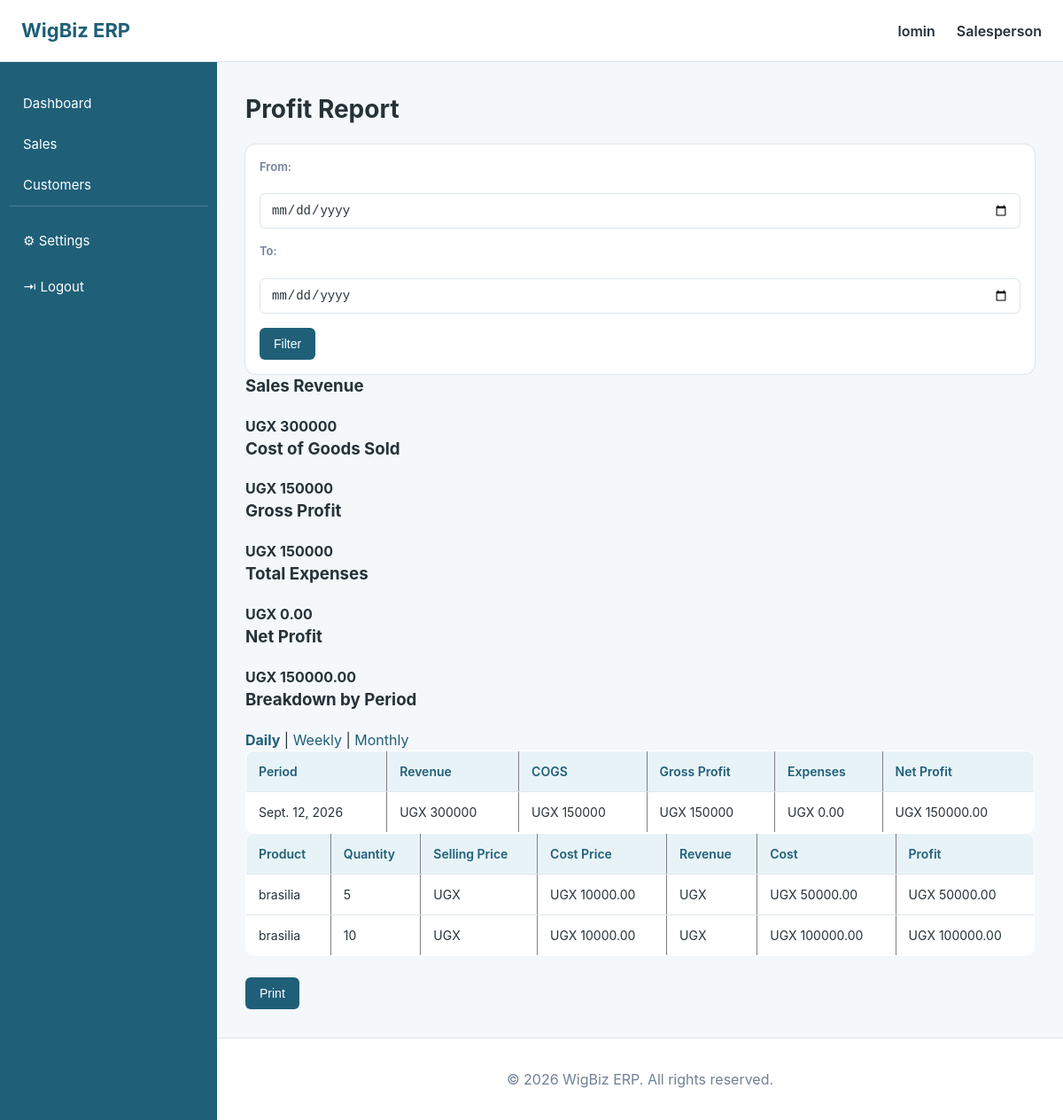
/reports/profit/ (signed in), run on the app's committed database.
### accounts/models.py (models this page shows, shortened)
class User(AbstractUser):
    phone = models.CharField(max_length=20, blank=True)
    role = models.ForeignKey(
        Role,
        on_delete=models.SET_NULL,
        null=True,
        blank=True,
        related_name="users",
    )
    created_at = models.DateTimeField(auto_now_add=True)

class Role(models.Model):
    name = models.CharField(max_length=50, unique=True)
    description = models.TextField(blank=True)
    created_at = models.DateTimeField(auto_now_add=True)

### sales/models.py (models this page shows, shortened)
class SaleItem(models.Model):
    sale = models.ForeignKey(Sale, on_delete=models.CASCADE, related_name="items")
    product = models.ForeignKey(Product, on_delete=models.PROTECT)
    quantity = models.IntegerField(validators=[MinValueValidator(1)])
    selling_price = models.DecimalField(max_digits=12, decimal_places=2)
    @property
    def line_total(self):
        return self.quantity * self.selling_price
    @property
    def line_cost(self):
        return self.quantity * self.product.cost_price
    @property
    def line_profit(self):
        return self.line_total - self.line_cost

### products/models.py (models this page shows, shortened)
class Product(models.Model):
    category = models.ForeignKey(Category, on_delete=models.PROTECT, related_name="products")
    brand = models.ForeignKey(Brand, on_delete=models.PROTECT, related_name="products")
    product_code = models.CharField(max_length=50, unique=True)
    barcode = models.CharField(max_length=100, unique=True, blank=True, null=True)
    name = models.CharField(max_length=200)
    description = models.TextField(blank=True)
    hair_type = models.CharField(max_length=50, blank=True)
    texture = models.CharField(max_length=50, blank=True)
    length = models.IntegerField(null=True, blank=True)
    color = models.CharField(max_length=50, blank=True)
    cost_price = models.DecimalField(max_digits=10, decimal_places=2)
    selling_price = models.DecimalField(max_digits=10, decimal_places=2)
    reorder_level = models.IntegerField(default=5)
    image = models.ImageField(upload_to="products/", blank=True, null=True)
    status = models.BooleanField(default=True)
    created_at = models.DateTimeField(auto_now_add=True)
    updated_at = models.DateTimeField(auto_now=True)

### reports/views.py (the view)
@login_required
def profit_report(request):
    sale_items = SaleItem.objects.select_related("sale", "product").filter(
        sale__status=Sale.Status.COMPLETED
    )
    date_from_raw = request.GET.get("date_from", "").strip()
    date_to_raw = request.GET.get("date_to", "").strip()
    date_from = parse_date_or_none(date_from_raw)
    date_to = parse_date_or_none(date_to_raw)
    if date_from:
        sale_items = sale_items.filter(sale__sale_date__date__gte=date_from)
    if date_to:
        sale_items = sale_items.filter(sale__sale_date__date__lte=date_to)
    revenue, cost, gross_profit = get_gross_profit(sale_items)
    total_expenses = get_total_expenses(date_from, date_to)
    net_profit = gross_profit - total_expenses
    period_type = get_period_type(request)
    trunc = get_trunc_function(period_type, 'sale__sale_date')
    profit_breakdown = list(
        sale_items.annotate(period=trunc)
        .values('period')
        .annotate(
            revenue=Sum(
                ExpressionWrapper(
                    F('quantity') * F('selling_price'),
                    output_field=DecimalField(max_digits=14, decimal_places=2),
                )
            ),
            cost=Sum(
                ExpressionWrapper(
                    F('quantity') * F('product__cost_price'),
                    output_field=DecimalField(max_digits=14, decimal_places=2),
                )
            ),
        )
        .order_by('period')
    )
    expenses_by_period = {
        row['period']: row['total_expenses']
        for row in get_expenses_breakdown(period_type, date_from, date_to)
    }
    for row in profit_breakdown:
        row['gross_profit'] = (row['revenue'] or ZERO) - (row['cost'] or ZERO)
        row['expenses'] = expenses_by_period.get(row['period'], ZERO)
        row['net_profit'] = row['gross_profit'] - row['expenses']
    context = {
        "sale_items": sale_items,
        "date_from": date_from_raw,
        "date_to": date_to_raw,
        "revenue": revenue,
        "cost": cost,
        "gross_profit": gross_profit,
        "total_expenses": total_expenses,
        "net_profit": net_profit,
        "period_type": period_type,
        "profit_breakdown": profit_breakdown,
        "querystring": build_querystring(request, exclude=["period"]),
    }
    return render(request, "reports/profit_report.html", context)

### templates/reports/profit_report.html (shortened to what this page needs)
{% extends "base.html" %}
{% block content %}
<h1>Profit Report</h1>
<form method="GET">
    <label>From:</label>
    <input type="date" name="date_from" value="{{ date_from }}">
    <label>To:</label>
    <input type="date" name="date_to" value="{{ date_to }}">
    <button type="submit">Filter</button>
</form>
<div><h3>Sales Revenue</h3><strong>UGX {{ revenue }}</strong></div>
<div><h3>Cost of Goods Sold</h3><strong>UGX {{ cost }}</strong></div>
<div><h3>Gross Profit</h3><strong>UGX {{ gross_profit }}</strong></div>
<div><h3>Total Expenses</h3><strong>UGX {{ total_expenses }}</strong></div>
<div><h3>Net Profit</h3><strong>UGX {{ net_profit }}</strong></div>
<h3>Breakdown by Period</h3>
<div>
    <a href="?{{ querystring }}&period=daily">{% if period_type == "daily" %}<strong>Daily</strong>{% else %}Daily{% endif %}</a> |
    <a href="?{{ querystring }}&period=weekly">{% if period_type == "weekly" %}<strong>Weekly</strong>{% else %}Weekly{% endif %}</a> |
    <a href="?{{ querystring }}&period=monthly">{% if period_type == "monthly" %}<strong>Monthly</strong>{% else %}Monthly{% endif %}</a>
</div>
<table border="1" cellpadding="8">
    <thead>
        <tr>
            <th>Period</th><th>Revenue</th><th>COGS</th>
            <th>Gross Profit</th><th>Expenses</th><th>Net Profit</th>
        </tr>
    </thead>
    <tbody>
        {% for row in profit_breakdown %}
        <tr>
            <td>{{ row.period }}</td>
            <td>UGX {{ row.revenue|default:0 }}</td>
            <td>UGX {{ row.cost|default:0 }}</td>
            <td>UGX {{ row.gross_profit }}</td>
            <td>UGX {{ row.expenses }}</td>
            <td>UGX {{ row.net_profit }}</td>
        </tr>
        {% empty %}
        <tr><td colspan="6">No data for this period.</td></tr>
        {% endfor %}
    </tbody>
</table>
<table border="1" cellpadding="8">
    <thead>
        <tr>
            <th>Product</th><th>Quantity</th><th>Selling Price</th>
            <th>Cost Price</th><th>Revenue</th><th>Cost</th><th>Profit</th>
        </tr>
    </thead>
    <tbody>
        {% for item in sale_items %}
        <tr>
            <td>{{ item.product.name }}</td>
            <td>{{ item.quantity }}</td>
            <td>UGX {{ item.unit_price }}</td>
            <td>UGX {{ item.product.cost_price }}</td>
            <td>UGX {{ item.line_revenue }}</td>
            <td>UGX {{ item.line_cost }}</td>
            <td>UGX {{ item.line_profit }}</td>
        </tr>
        {% empty %}
        <tr><td colspan="7">No completed sales found.</td></tr>
        {% endfor %}
    </tbody>
</table>
<br>
<button type="button" data-print>Print</button>
{% endblock %}

### templates/base.html (shortened to what this page needs)
{% load static %}
<!DOCTYPE html>
<html lang="en">
<head>
    <link rel="stylesheet"
          href="{% static 'css/dashboard.css' %}">
</head>
<body>
<header class="navbar">
    <div class="navbar-left">
        <span class="brand">
            WigBiz ERP
        </span>
    </div>
    <div class="navbar-right">
        {% if user.is_authenticated %}
            <span class="user-name">
                {{ user.username }}
            </span>
            {% if user.role %}
                <span class="user-role">
                    {{ user.role.name }}
                </span>
            {% endif %}
        {% else %}
            <a href="{% url 'accounts:login' %}">
                Login
            </a>
        {% endif %}
    </div>
</header>
<div class="layout">
{% if user.is_authenticated %}
<aside class="sidebar">
    <nav>
        <a href="{% url 'dashboard:dashboard' %}"
           class="{% if request.resolver_match.app_name == 'dashboard' %}active{% endif %}">
            <span>
                Dashboard
            </span>
        </a>
        {% if user.role and user.role.name == "Administrator" %}
            <a href="{% url 'sales:sales_history' %}"
               class="{% if request.resolver_match.url_name == 'sales_history' %}active{% endif %}">
                <span>
                    Sales
                </span>
            </a>
            <a href="{% url 'inventory:view_inventory' %}"
               class="{% if request.resolver_match.app_name == 'inventory' %}active{% endif %}">
                <span>
                    Inventory
                </span>
            </a>
            <a href="{% url 'purchase:view_purchase' %}"
               class="{% if request.resolver_match.app_name == 'purchase' %}active{% endif %}">
                <span>
                    Purchases
                </span>
            </a>
            <a href="{% url 'customers:customer_list' %}"
               class="{% if request.resolver_match.app_name == 'customers' %}active{% endif %}">
                <span>
                    Customers
                </span>
            </a>
            <a href="{% url 'suppliers:supplier_list' %}"
               class="{% if request.resolver_match.app_name == 'suppliers' %}active{% endif %}">
                <span>
                    Suppliers
                </span>
            </a>
            <a href="{% url 'employees:employee_list' %}"
               class="{% if request.resolver_match.app_name == 'employees' %}active{% endif %}">
                <span>
                    Employees
                </span>
            </a>
            <a href="{% url 'reports:dashboard' %}"
               class="{% if request.resolver_match.app_name == 'reports' %}active{% endif %}">
                <span>
                    Reports
                </span>
            </a>
            <a href="{% url 'accounts:user_list' %}"
               class="{% if request.resolver_match.url_name == 'user_list' %}active{% endif %}">
                <span>
                    Users
                </span>
            </a>
        <!-- =================================================
             MANAGER
             ================================================= -->
        {% elif user.role and user.role.name == "Salesperson" %}
            <a href="{% url 'sales:create_sale' %}"
               class="{% if request.resolver_match.app_name == 'sales' %}active{% endif %}">
                <span>
                    Sales
                </span>
            </a>
            <a href="{% url 'customers:customer_list' %}"
               class="{% if request.resolver_match.app_name == 'customers' %}active{% endif %}">
                <span>
                    Customers
                </span>
            </a>
        {% endif %}
        <div class="bottom-links">
            <a href="{% url 'accounts:settings' %}"
               class="{% if request.resolver_match.app_name == 'accounts' and request.resolver_match.url_name == 'settings' %}active{% endif %}">
                <span>
                    ⚙ Settings
                </span>
            </a>
            <a href="{% url 'accounts:logout' %}">
                <span>
                    ⇥ Logout
                </span>
            </a>
        </div>
    </nav>
</aside>
{% endif %}
<main class="main-content">
    {% block content %}
    {% endblock %}
</main>
</div>
<footer class="footer">
    <p>
        &copy; {% now "Y" %} WigBiz ERP.
        All rights reserved.
    </p>
</footer>
</body>
</html>

### data on the page
User: username "lomin", role.name "Salesperson"
SaleItem: product.name "brasilia", quantity "5", product.cost_price "10000.00", line_cost "50000.00", line_profit "50000.00"
SaleItem: product.name "brasilia", quantity "10", product.cost_price "10000.00", line_cost "100000.00", line_profit "100000.00"

### other printed values
{{ revenue }} "300000"
{{ cost }} "150000"
{{ gross_profit }} "150000"
{{ total_expenses }} "0.00"
{{ net_profit }} "150000.00"
{{ row.period }} "Sept. 12, 2026"
{{ row.revenue|default:0 }} "300000"
{{ row.cost|default:0 }} "150000"
{{ row.gross_profit }} "150000"
{{ row.expenses }} "0.00"
{{ row.net_profit }} "150000.00"
